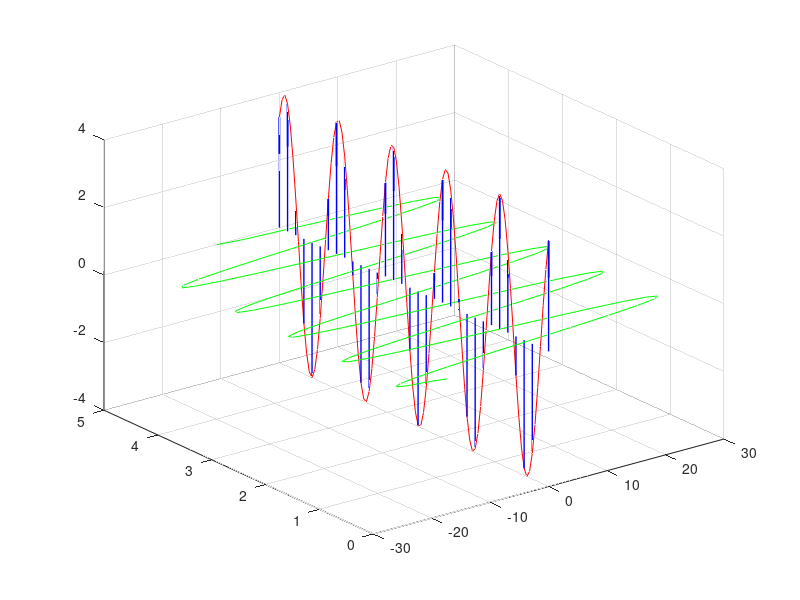

Write MATLAB code to recreate this figure.
close all
clear all
% Program to show Faraday's law"
%Debi Prasad Pattnaik, www.debipattnaik.com
x = linspace(0,5,100);
y = linspace(0,5,100);
z = linspace(0,5,100);
t=linspace(0,5,100);

[X, Y, Z] = meshgrid(x, y, z);
Ex=4*(cos(2*pi*Z+(35*pi)/180));
Ey = 0*X;
Ez = 0*X;
[Bx, By, Bz, V] = curl(X, Y, Z, Ex, Ey, Ez);
Eplot = 0*x;
Bplot = 0*x;
for i=1:100  
    Eplot(i) = mean(mean(Ex(:,:,i),1),2);
    Bplot(i) = mean(mean(By(:,:,i),1),2);
   end

plot3(0*x, y, Eplot, 'r'); 
hold on
h = quiver3(0*x(1:3:100), y(1:3:100), 0*z(1:3:100), 0*x(1:3:100), 0*y(1:3:100), Eplot(1:3:100), 0, 'b', 'LineWidth', 1);
hold on
plot3(Bplot, y, 0*z, 'g');

grid on